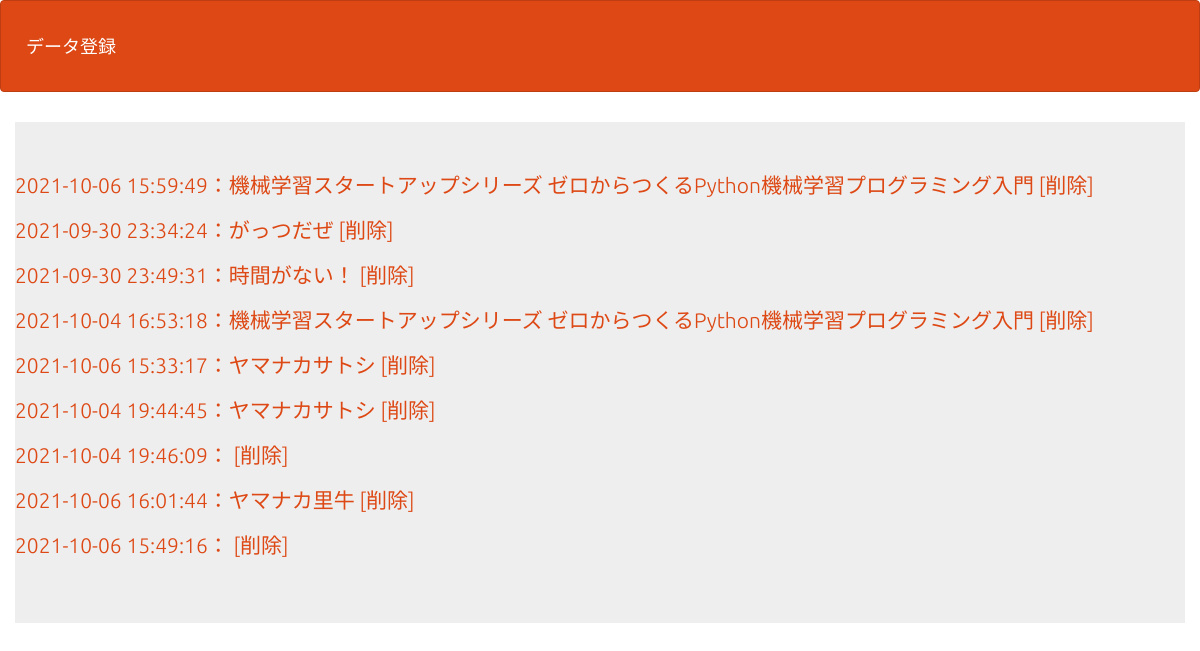
/bm_list_view.php, run on the app's committed database.
### tables this page shows
CREATE TABLE `gs_bm_table` (
  `id` int(11) NOT NULL,
  `name` varchar(64) NOT NULL,
  `url` text NOT NULL,
  `content` text NOT NULL,
  `date` datetime NOT NULL
);

### bm_list_view.php (the view, shortened to what this page needs)
<?php
$pdo = db_conn();
$stmt = $pdo->prepare('SELECT * FROM gs_bm_table');
$status = $stmt->execute();
$view = '';
if ($status == false) {
    sql_error($status);
} else {
    while ($result = $stmt->fetch(PDO::FETCH_ASSOC)) {
        $view .= '<p>';
        $view .= '<a href="bm_update_view.php?id=' . $result['id'] . '">';
        $view .= $result['date'] . '：' . $result['name'];
        $view .= '</a>';
        $view .= '<a href="delete.php?id=' . $result['id'] . '">';
        $view .= ' [削除] ';
        $view .= '</a>';
        $view .= '</p>';
    }
}
?>
<!DOCTYPE html>
<html lang="ja">
<head>
    <link rel="stylesheet" href="css/range.css">
    <link href="css/bootstrap.min.css" rel="stylesheet">
</head>
<body id="main">
    <header>
        <nav class="navbar navbar-default">
            <div class="container-fluid">
                <div class="navbar-header">
                    <a class="navbar-brand" href="index.php">データ登録</a>
                </div>
            </div>
        </nav>
    </header>
    <div>
        <div class="container jumbotron">
            <?= $view ?>
        </div>
    </div>
</body>
</html>

### bm_list_view.php (style rules this page uses)
div { padding: 10px; font-size: 16px; }

### data on the page
gs_bm_table: value "2021-10-06 15:59:49：機械学習スタートアップシリーズ ゼロからつくるPython機械学習プログラミング入門 [削除]"
gs_bm_table: value "2021-09-30 23:34:24：がっつだぜ [削除]"
gs_bm_table: value "2021-09-30 23:49:31：時間がない！ [削除]"
gs_bm_table: value "2021-10-04 16:53:18：機械学習スタートアップシリーズ ゼロからつくるPython機械学習プログラミング入門 [削除]"
gs_bm_table: value "2021-10-06 15:33:17：ヤマナカサトシ [削除]"
gs_bm_table: value "2021-10-04 19:44:45：ヤマナカサトシ [削除]"
gs_bm_table: value "2021-10-04 19:46:09： [削除]"
gs_bm_table: value "2021-10-06 16:01:44：ヤマナカ里牛 [削除]"
gs_bm_table: value "2021-10-06 15:49:16： [削除]"
